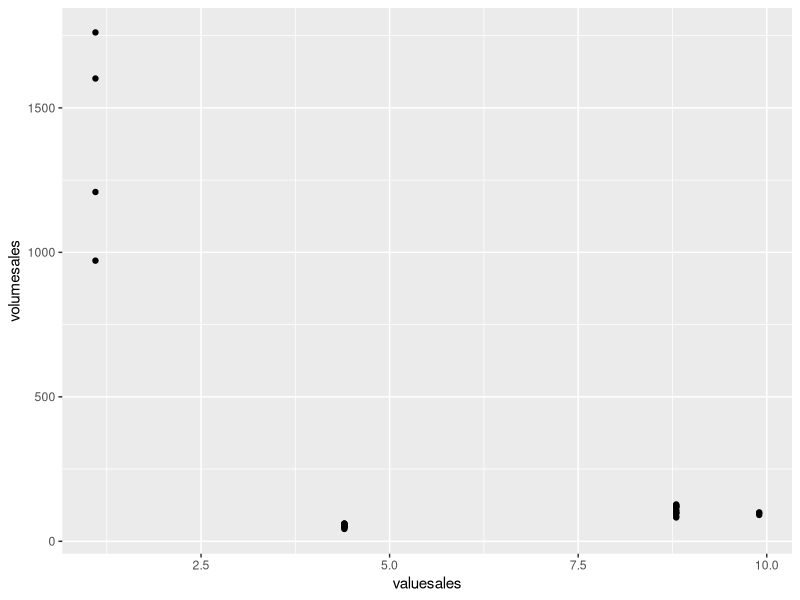
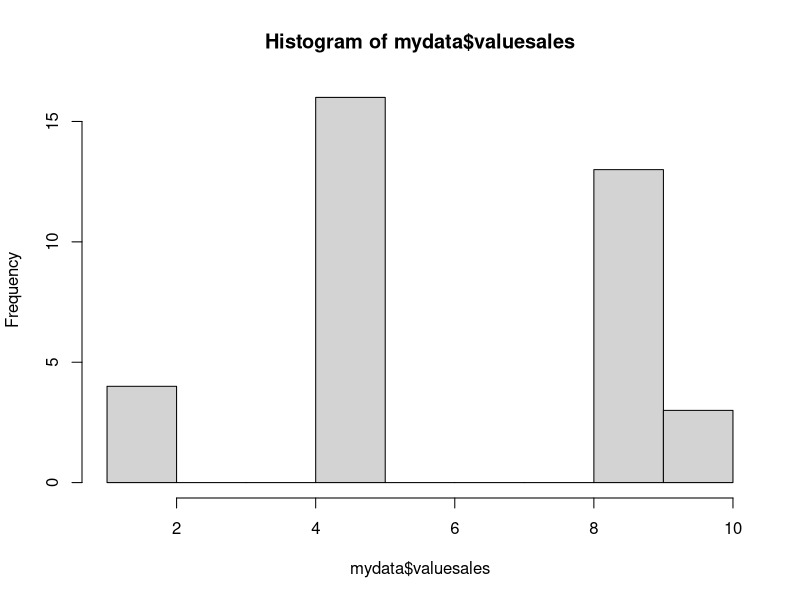
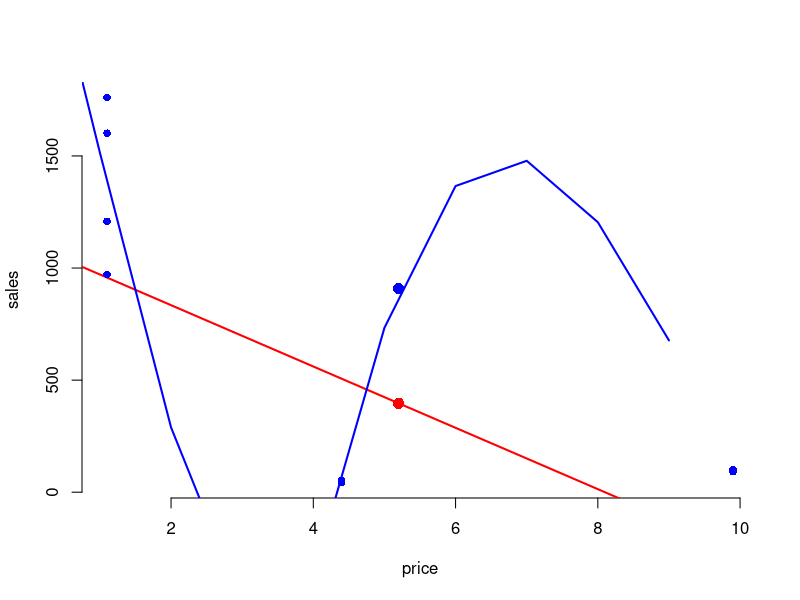
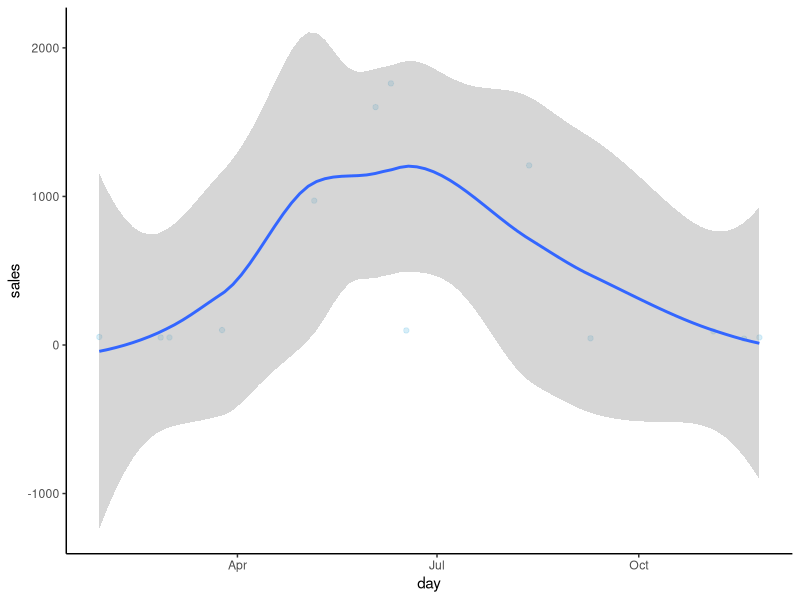

These figures' R source, in order:
# prerequisite libraries

library(dplyr)
library(lubridate)
library(splines)
library(ggplot2)

# reading data

setwd("/home/georgy/Документы/Rstudio")
mydata <- read.csv(file = "data.csv")

# transforming data

str(mydata)
head(mydata)
dim(mydata)

mydata$Date_Id <- ymd(mydata$Date_Id)
mydata$SalesItem <- as.numeric(as.character(mydata$SalesItem))

mydata <- mydata %>% filter(!is.na(SalesItem))
mydata <- mydata %>% filter(!valuesales == 0)
mydata <- mydata %>% filter(valuesales > 0)
mydata <- mydata %>% filter(volumesales > 0)
mydata <- mydata %>% filter(SKU_Id %in% c(1887, 1239, 1527, 1890, 
                                          1648, 1892, 1880))
mydata <- mydata %>% filter(valuesales < 15)

# exploratory data analysis

summary(mydata)
ggplot(mydata) + geom_point(aes(valuesales, volumesales))
hist(mydata$valuesales)

# filter data for certain SKU

sku_id <- mydata %>% filter(SKU_Id == 1880)

# train linear model: how volume depends on prices

mod1 <- lm(volumesales ~ valuesales, data = sku_id)
new_price <- 5.2
pred1 <- predict(mod1, newdata = data.frame(valuesales = new_price))
summary(mod1)

mod2 <- lm(volumesales ~ ns(valuesales, 3), data = sku_id)
pred2 <- predict(mod2, newdata = data.frame(valuesales = new_price))
summary(mod2)

price_max <- max(sku_id$valuesales)
mod2lines <- predict(mod2, newdata = data.frame(valuesales = 0:price_max))

mycol <- rgb(0.3, 0.3, 1, alpha = 0.5)
plot(sku_id$valuesales, sku_id$volumesales, xlab = "price", ylab = "sales",
     bty = "n", pch = 16, col = mycol)

abline(mod1, col = "red", lwd = 2)
points(new_price, pred1, col = "red", pch = 16, cex = 1.5)
lines(0:price_max, mod2lines, col = "blue", lwd = 2)
points(new_price, pred2, col = "blue", pch = 16, cex = 1.5)

top3 <- sku_id %>% group_by(Shop_Id) %>% summarise(sales = sum(volumesales)) %>% 
    arrange(desc(sales)) %>% head(3)
top3 <- top3$Shop_Id

top3_filter <- sku_id %>% filter(Shop_Id %in% top3)
points(top3_filter$valuesales, top3_filter$volumesales, 
       col = "blue", pch = 16, cex = 1)

ggplot(sku_id) +
    geom_point(aes(Date_Id, volumesales), color = "skyblue", alpha = 1/3) +
    geom_smooth(aes(Date_Id, volumesales)) + theme_classic() + xlab("day") +
    ylab("sales")



